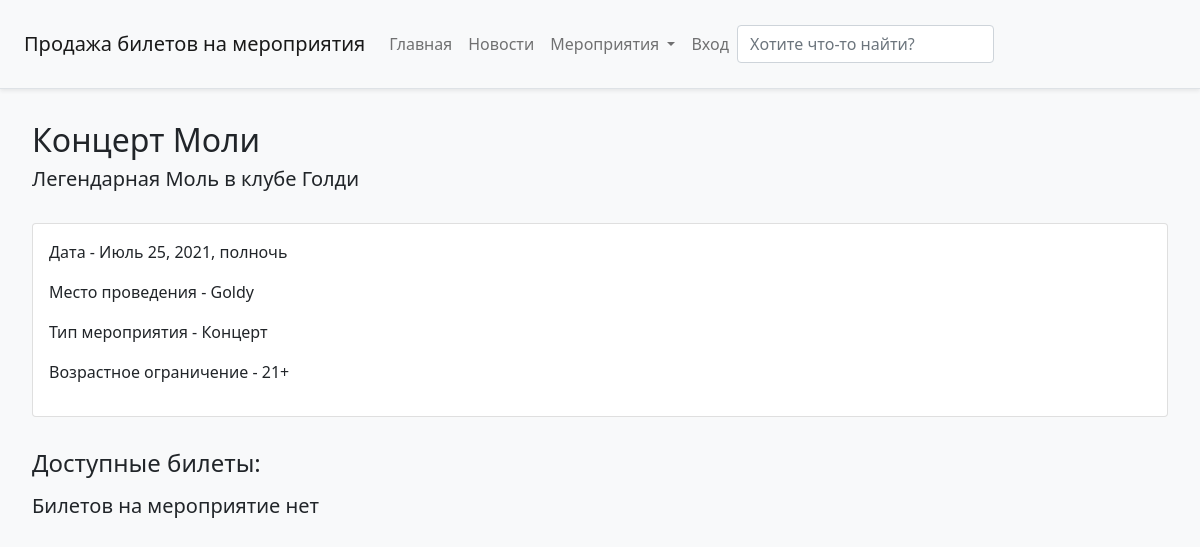
/events/6, run on an earlier commit of the app's database.
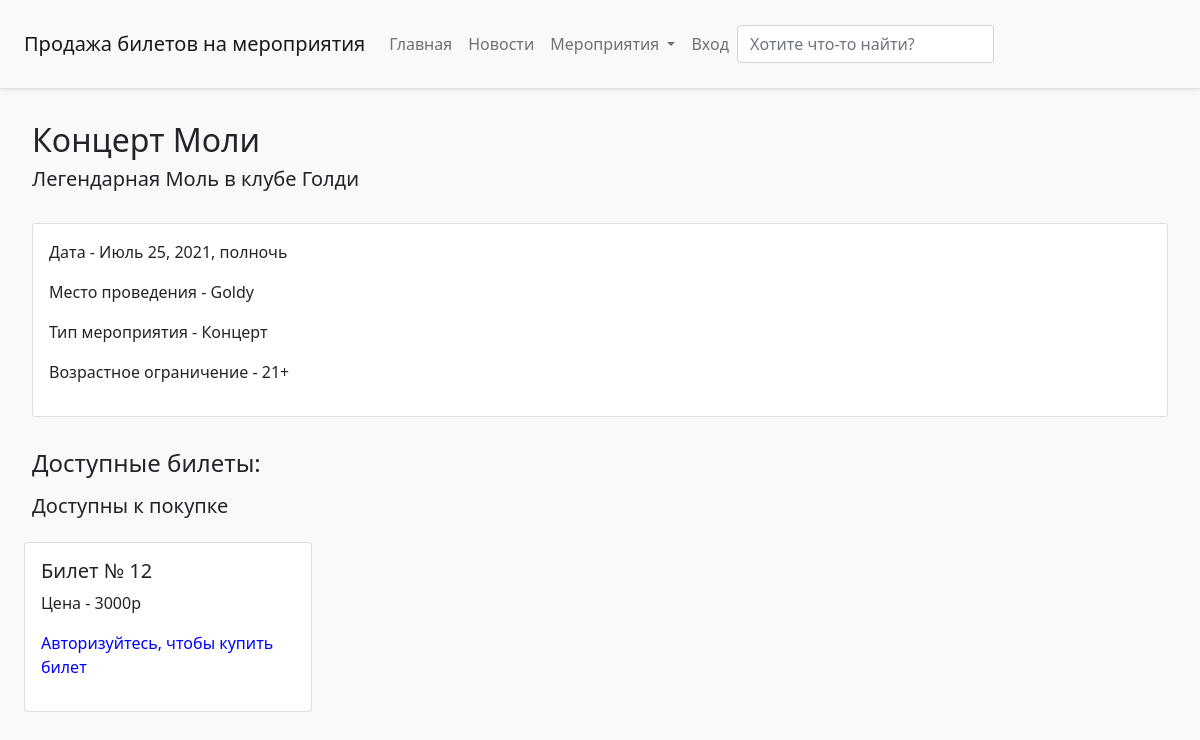
And on a later commit of the database.
### main/models.py (models this page shows)
class Tickets(models.Model):
     id = models.AutoField(primary_key=True)
     Place = models.TextField('Место в зале')
     Price = models.IntegerField('Цена')
     TicketCat = models.TextField('Категория билета')
     EvId = models.ForeignKey(Event, on_delete=models.CASCADE)
     class Meta:
        verbose_name= 'Билет'
        verbose_name_plural= 'Билеты'

### main/views.py (the view)
# urls.py: path('events/<id>', views.events, name='events'),
def events(request, id):
    data = Event.objects.get(id=id)
    count=Tickets.objects.filter(EvId=id).count()
    ticket=Tickets.objects.filter(EvId=id)
    count2=Tickets.objects.filter(EvId=id).count()
    add="Доступны к покупке"
    n=0
    if count==0:
        add="Билетов на мероприятие нет"
    else:
        for el in ticket:
            if SoldTickets.objects.filter(TicketId=el.id).exists():
                n=n+1
        if n==count2:
            add="Билетов на мероприятие нет"
        else:
            n=0
            if request.method == 'POST':
                tickId=int(request.POST['send'])
                evId=int(id)
                tick = SoldTickets.objects.create(TicketId=Tickets.objects.get(id=tickId), EvId=Event.objects.get(id=evId), Name=request.user.first_name, Surname=request.user.last_name, Buyer=User.objects.get(id=request.user.id))
                return redirect('profile')
    tickets=[]
    for elem in ticket:
        if not SoldTickets.objects.filter(TicketId=elem.id).exists():
            tickets.append(elem)
    return render(request, "detail_events_view.html", {'data':data, 'ticket':tickets, 'add':add, 'n':n})

### main/models.py (called while the page is built)
    def __str__(self):
        return self.Name

    def __str__(self):
        return self.Name

    def __str__(self):
        return self.Name

### main/templates/detail_events_view.html (shortened to what this page needs)
{% extends 'main/base.html' %}
{% block name %}
   <div class=" p-3 m-3">
    <h2>{{ data.Name }}</h2>
    <h5>{{ data.About }}</h5><br>
     <div class="card">
         <div class="card-body">
    <p>Дата - {{ data.Date }}</p>
       <p>Место проведения - {{ data.Place_id }}</p>
       <p>Тип мероприятия - {{ data.TypeId }}</p>
       <p>Возрастное ограничение - {{ data.ConfineId }}</p>
   </div>
   </div>
   </div>
<div class="m-3">
<h4 class="m-3">Доступные билеты:</h4>
    <h5 class="m-3">{{ add }}</h5></div>
 {% if n == 0 %}
<div class="m-3" style="display:flex; flex-direction: row; flex-wrap: wrap;">
 {% for el in ticket %}
  <div class="col-sm-6" style="width: 18rem; margin: 0.5rem;">
    <div class="card">
      <div class="card-body">
        <h5 class="card-title">Билет № {{ el.id }}</h5>
        <p class="card-text">Цена - {{ el.Price }}р</p>
          <p class="card-text">
              {% if user.is_authenticated %}
      <form method="post">{% csrf_token %}
          <button type="submit" class="btn btn-primary" name="send" value={{ el.id }}>Купить</button></form>
      {% else %}
      <p style="color:blue">Авторизуйтесь, чтобы купить билет</p>
      {% endif %}
          </p>
      </div>
    </div>
  </div>
     <br>
 {% endfor %}{% endif %}
</div>
{% endblock %}

What changed in the data, as far as the page shows it:
added Tickets: id "12", Price "3000"
Also different on the page:
{{ add }}: "Билетов на мероприятие нет" → "Доступны к покупке"
